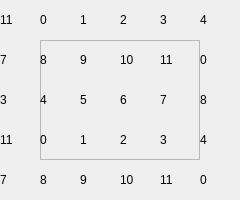
   <widget class="QFrame" name="frameHEX_outer">
    <property name="geometry">
     <rect>
      <x>1091</x>
      <y>460</y>
      <width>240</width>
      <height>200</height>
     </rect>
    </property>
    <property name="frameShape">
     <enum>QFrame::NoFrame</enum>
    </property>
    <property name="frameShadow">
     <enum>QFrame::Raised</enum>
    </property>
    <widget class="QLabel" name="labelHEX_0_0">
     <property name="geometry">
      <rect>
       <x>0</x>
       <y>0</y>
       <width>40</width>
       <height>40</height>
      </rect>
     </property>
     <property name="text">
      <string>11</string>
     </property>
    </widget>
    <widget class="QLabel" name="labelHEX_0_1">
     <property name="geometry">
      <rect>
       <x>40</x>
       <y>0</y>
       <width>40</width>
       <height>40</height>
      </rect>
     </property>
     <property name="text">
      <string>0</string>
     </property>
    </widget>
    <widget class="QLabel" name="labelHEX_0_2">
     <property name="geometry">
      <rect>
       <x>80</x>
       <y>0</y>
       <width>40</width>
       <height>40</height>
      </rect>
     </property>
     <property name="text">
      <string>1</string>
     </property>
    </widget>
    <widget class="QLabel" name="labelHEX_0_4">
     <property name="geometry">
      <rect>
       <x>160</x>
       <y>0</y>
       <width>40</width>
       <height>40</height>
      </rect>
     </property>
     <property name="text">
      <string>3</string>
     </property>
    </widget>
    <widget class="QLabel" name="labelHEX_0_5">
     <property name="geometry">
      <rect>
       <x>200</x>
       <y>0</y>
       <width>40</width>
       <height>40</height>
      </rect>
     </property>
     <property name="text">
      <string>4</string>
     </property>
    </widget>
    <widget class="QLabel" name="labelHEX_1_5">
     <property name="geometry">
      <rect>
       <x>200</x>
       <y>40</y>
       <width>40</width>
       <height>40</height>
      </rect>
     </property>
     <property name="text">
      <string>0</string>
     </property>
    </widget>
    <widget class="QLabel" name="labelHEX_1_0">
     <property name="geometry">
      <rect>
       <x>0</x>
       <y>40</y>
       <width>40</width>
       <height>40</height>
      </rect>
     </property>
     <property name="text">
      <string>7</string>
     </property>
    </widget>
    <widget class="QLabel" name="labelHEX_2_5">
     <property name="geometry">
      <rect>
       <x>200</x>
       <y>80</y>
       <width>40</width>
       <height>40</height>
      </rect>
     </property>
     <property name="text">
      <string>8</string>
     </property>
    </widget>
    <widget class="QLabel" name="labelHEX_2_0">
     <property name="geometry">
      <rect>
       <x>0</x>
       <y>80</y>
       <width>40</width>
       <height>40</height>
      </rect>
     </property>
     <property name="text">
      <string>3</string>
     </property>
    </widget>
    <widget class="QLabel" name="labelHEX_3_5">
     <property name="geometry">
      <rect>
       <x>200</x>
       <y>120</y>
       <width>40</width>
       <height>40</height>
      </rect>
     </property>
     <property name="text">
      <string>4</string>
     </property>
    </widget>
    <widget class="QLabel" name="labelHEX_3_0">
     <property name="geometry">
      <rect>
       <x>0</x>
       <y>120</y>
       <width>40</width>
       <height>40</height>
      </rect>
     </property>
     <property name="text">
      <string>11</string>
     </property>
    </widget>
    <widget class="QLabel" name="labelHEX_4_5">
     <property name="geometry">
      <rect>
       <x>200</x>
       <y>160</y>
       <width>40</width>
       <height>40</height>
      </rect>
     </property>
     <property name="text">
      <string>0</string>
     </property>
    </widget>
    <widget class="QLabel" name="labelHEX_4_4">
     <property name="geometry">
      <rect>
       <x>160</x>
       <y>160</y>
       <width>40</width>
       <height>40</height>
      </rect>
     </property>
     <property name="text">
      <string>11</string>
     </property>
    </widget>
    <widget class="QLabel" name="labelHEX_4_2">
     <property name="geometry">
      <rect>
       <x>80</x>
       <y>160</y>
       <width>40</width>
       <height>40</height>
      </rect>
     </property>
     <property name="text">
      <string>9</string>
     </property>
    </widget>
    <widget class="QLabel" name="labelHEX_4_0">
     <property name="geometry">
      <rect>
       <x>0</x>
       <y>160</y>
       <width>40</width>
       <height>40</height>
      </rect>
     </property>
     <property name="text">
      <string>7</string>
     </property>
    </widget>
    <widget class="QLabel" name="labelHEX_4_1">
     <property name="geometry">
      <rect>
       <x>40</x>
       <y>160</y>
       <width>40</width>
       <height>40</height>
      </rect>
     </property>
     <property name="text">
      <string>8</string>
     </property>
    </widget>
    <widget class="QLabel" name="labelHEX_4_3">
     <property name="geometry">
      <rect>
       <x>120</x>
       <y>160</y>
       <width>40</width>
       <height>40</height>
      </rect>
     </property>
     <property name="text">
      <string>10</string>
     </property>
    </widget>
    <widget class="QLabel" name="labelHEX_0_3">
     <property name="geometry">
      <rect>
       <x>120</x>
       <y>0</y>
       <width>40</width>
       <height>40</height>
      </rect>
     </property>
     <property name="text">
      <string>2</string>
     </property>
    </widget>
    <widget class="QFrame" name="frameHEX">
     <property name="geometry">
      <rect>
       <x>40</x>
       <y>40</y>
       <width>160</width>
       <height>120</height>
      </rect>
     </property>
     <property name="frameShape">
      <enum>QFrame::StyledPanel</enum>
     </property>
     <property name="frameShadow">
      <enum>QFrame::Raised</enum>
     </property>
     <widget class="QLabel" name="labelHEX_3_4">
      <property name="geometry">
       <rect>
        <x>120</x>
        <y>80</y>
        <width>40</width>
        <height>40</height>
       </rect>
      </property>
      <property name="text">
       <string>3</string>
      </property>
     </widget>
     <widget class="QLabel" name="labelHEX_3_1">
      <property name="geometry">
       <rect>
        <x>0</x>
        <y>80</y>
        <width>40</width>
        <height>40</height>
       </rect>
      </property>
      <property name="text">
       <string>0</string>
      </property>
     </widget>
     <widget class="QLabel" name="labelHEX_1_2">
      <property name="geometry">
       <rect>
        <x>40</x>
        <y>0</y>
        <width>40</width>
        <height>40</height>
       </rect>
      </property>
      <property name="text">
       <string>9</string>
      </property>
     </widget>
     <widget class="QLabel" name="labelHEX_3_2">
      <property name="geometry">
       <rect>
        <x>40</x>
        <y>80</y>
        <width>40</width>
        <height>40</height>
       </rect>
      </property>
      <property name="text">
       <string>1</string>
      </property>
     </widget>
     <widget class="QLabel" name="labelHEX_1_1">
      <property name="geometry">
       <rect>
        <x>0</x>
        <y>0</y>
        <width>40</width>
        <height>40</height>
       </rect>
      </property>
      <property name="text">
       <string>8</string>
      </property>
     </widget>
     <widget class="QLabel" name="labelHEX_2_3">
      <property name="geometry">
       <rect>
        <x>80</x>
        <y>40</y>
        <width>40</width>
        <height>40</height>
       </rect>
      </property>
      <property name="text">
       <string>6</string>
      </property>
     </widget>
     <widget class="QLabel" name="labelHEX_2_1">
      <property name="geometry">
       <rect>
        <x>0</x>
        <y>40</y>
        <width>40</width>
        <height>40</height>
       </rect>
      </property>
      <property name="text">
       <string>4</string>
      </property>
     </widget>
     <widget class="QLabel" name="labelHEX_1_3">
      <property name="geometry">
       <rect>
        <x>80</x>
        <y>0</y>
        <width>40</width>
        <height>40</height>
       </rect>
      </property>
      <property name="text">
       <string>10</string>
      </property>
     </widget>
     <widget class="QLabel" name="labelHEX_2_2">
      <property name="geometry">
       <rect>
        <x>40</x>
        <y>40</y>
        <width>40</width>
        <height>40</height>
       </rect>
      </property>
      <property name="text">
       <string>5</string>
      </property>
     </widget>
     <widget class="QLabel" name="labelHEX_1_4">
      <property name="geometry">
       <rect>
        <x>120</x>
        <y>0</y>
        <width>40</width>
        <height>40</height>
       </rect>
      </property>
      <property name="text">
       <string>11</string>
      </property>
     </widget>
     <widget class="QLabel" name="labelHEX_3_3">
      <property name="geometry">
       <rect>
        <x>80</x>
        <y>80</y>
        <width>40</width>
        <height>40</height>
       </rect>
      </property>
      <property name="text">
       <string>2</string>
      </property>
     </widget>
     <widget class="QLabel" name="labelHEX_2_4">
      <property name="geometry">
       <rect>
        <x>120</x>
        <y>40</y>
        <width>40</width>
        <height>40</height>
       </rect>
      </property>
      <property name="text">
       <string>7</string>
      </property>
     </widget>
    </widget>
   </widget>
